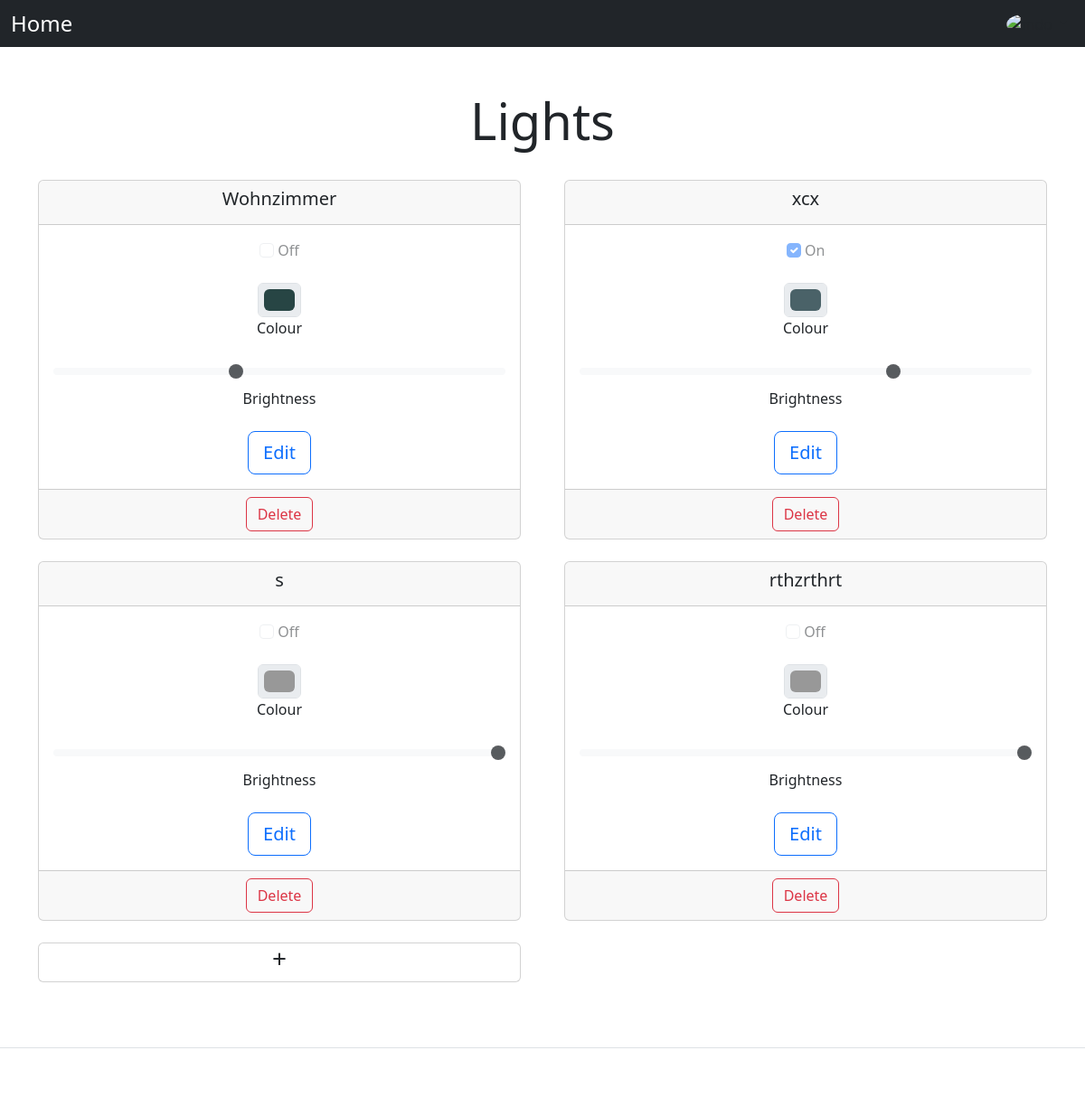
Before: / (signed in) with the older database file.
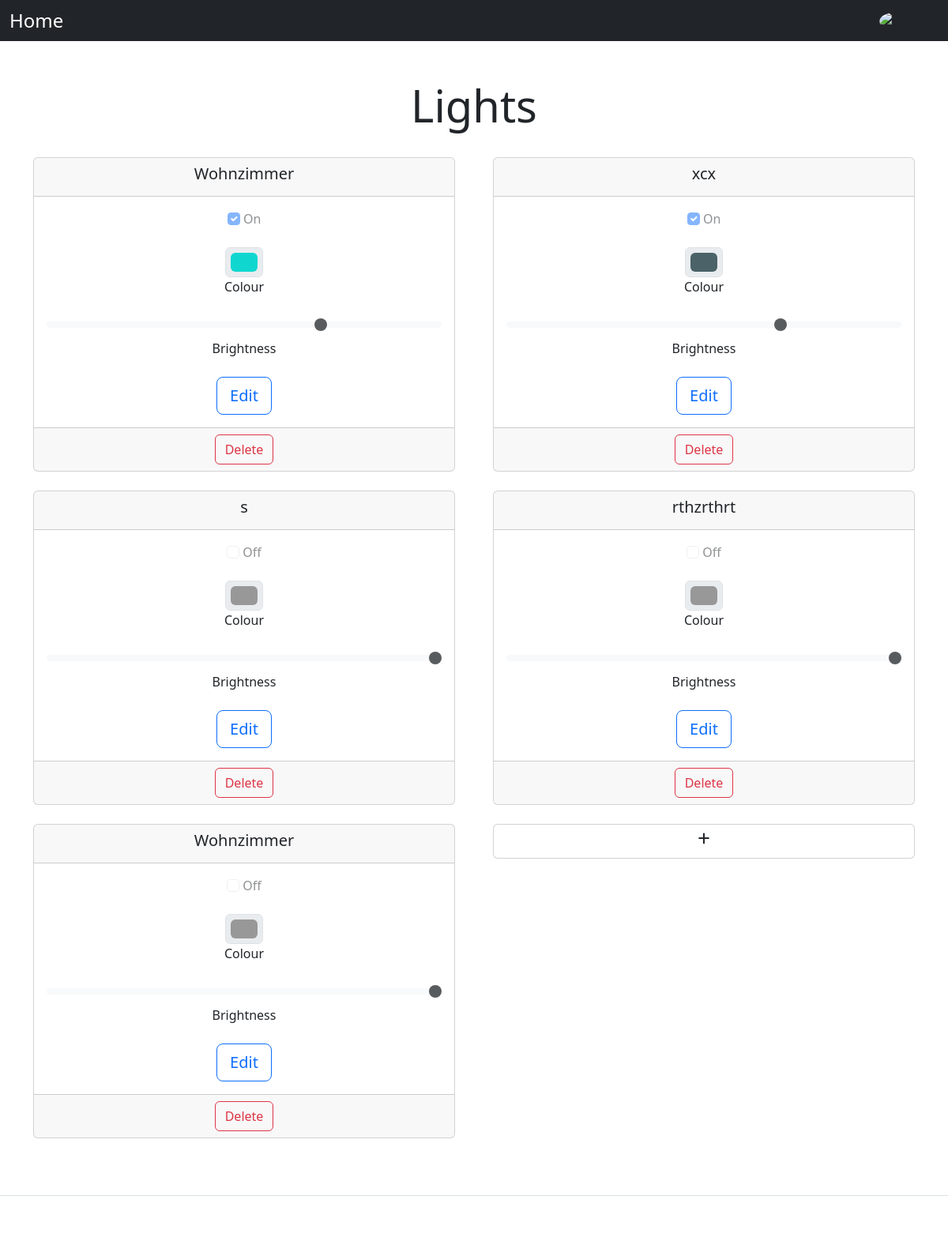
After: the same page with the newer database file.
### lights/models.py (models this page shows)
class Light(models.Model):
    name = models.CharField(max_length=200)
    status = models.BooleanField(default=False)
    colour = models.CharField(max_length=200, default="#989898")
    brightness = models.IntegerField(default=100)

### lights/views.py (the view)
# urls.py: path('', views.index, name='index'),
@login_required
def index(request):
    if request.method == "POST":
        form = AddForm(request.POST)
        if form.is_valid():
            light = form.save(commit=False)
            light.save()
        return redirect("index")
    else:
        light_list = Light.objects.all()
        context = {"latest_light_list": light_list}
        return render(request, "lights/index.html", context)

### lights/templates/lights/index.html (shortened to what this page needs)
{% include "header.html" %}
<div class="px-3 py-3 pt-md-5 pb-md-4 mx-auto text-center">
    <h1 class="display-4">Lights</h1>
</div>
<div class="container text-center">
    <div class="row row-cols-2 gx-5">
        {% for light in latest_light_list %}
            <div class="col">
                <div class="card mb-4">
                    <div class="card-header">
                        <h5 class="card-title">{{ light.name }}</h5>
                    </div>
                    <div class="card-body">
                        <div class="mb-4">
                            <input class="form-check-input" type="checkbox" role="switch" id="status_{{ forloop.counter }}"
                                   disabled {% if light.status %} checked{% endif %}>
                            <label class="form-check-label" for="status_{{ forloop.counter }}">{% if light.status %} On {% else %}
                                Off {% endif %}</label>
                        </div>
                        <div class="mb-4">
                            <input type="color" class="form-control form-control-color mx-auto" id="colour_{{ forloop.counter }}"
                                   value="{{ light.colour }}" disabled>
                            <label class="form-check-label" for="colour_{{ forloop.counter }}">Colour</label>
                        </div>
                        <div class="mb-4">
                            <input type="range" class="form-range" min="0" max="100" step="10" id="brightness_{{ forloop.counter }}"
                                   value="{{ light.brightness }}" disabled>
                            <label class="form-check-label" for="brightness_{{ forloop.counter }}">Brightness</label>
                        </div>
                        <a href="{% url 'detailLight' light.id %}" class="btn btn-outline-primary btn-lg btn-block">Edit</a>
                    </div>
                    <div class="card-footer text-muted">
                        <form action="{% url 'deleteLight' light.id %}" method="post">
                            <button type="submit" class="btn mx-auto btn-outline-danger">Delete</button>
                        </form>
                    </div>
                </div>
            </div>
        {% endfor %}
        <div class="col">
            <div class="card mb-4">
                <a href="{% url 'addLight' %}" class="my-auto stretched-link nav-link text-dark"><h3>+</h3></a>
            </div>
        </div>
    </div>
</div>
{% include "footer.html" %}

### lights/templates/header.html (shortened to what this page needs)
<!DOCTYPE html>
<html lang="de" data-bs-theme="">
<head>
    <link href="https://cdn.jsdelivr.net/npm/bootstrap@5.3.0-alpha1/dist/css/bootstrap.min.css" rel="stylesheet"
>
</head>
<body>
    {% load static %}
    <div class="navbar navbar-expand-lg navbar-dark bg-dark">
        <div class="container-fluid">
            <div class="fs-4">
                <a href="{% url 'index'%}" class="nav-bar-brand text-white nav-link me-2">Home</a>
            </div>
            {% if user.is_authenticated %}
            <div class="">
                <div class="nav-item dropdown me-2">
                    <a href="" class="nav-link dropdown-toggle" data-bs-toggle="dropdown"
                        data-bs-target="#profileContent" aria-expanded="false" aria-label="Toggle profile" role="button">
                        <img src="https://github.com/mdo.png" alt="mdo" width="32" height="32" class="rounded-circle">
                    </a>
                </div>
            </div>
            {% endif %}
        </div>
    </div>

### lights/templates/footer.html (shortened to what this page needs)
<div class="pt-4 my-md-5 pt-md-5 border-top">
</div>
</body>
</html>

Changed rows visible on the page:
changed Light (number 1 of 5 on the later page): status "☐" → "☑"; colour "#274544" → "#0fd7d0"; brightness "40" → "70"; status "Off" → "On"
added Light: name "Wohnzimmer", shows "Off", colour "#989898", brightness "100"
